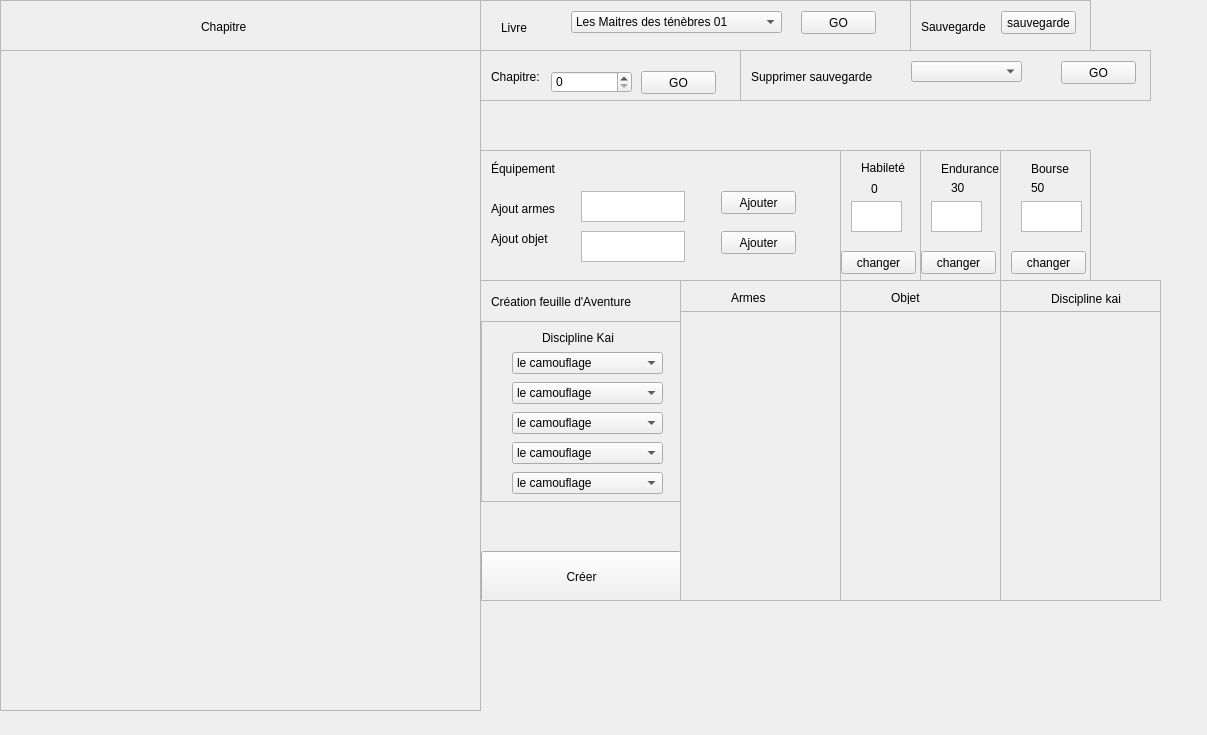
<?xml version="1.0" encoding="UTF-8"?>
<ui version="4.0">
 <class>MainWindow</class>
 <widget class="QMainWindow" name="MainWindow">
  <property name="geometry">
   <rect>
    <x>0</x>
    <y>0</y>
    <width>1207</width>
    <height>735</height>
   </rect>
  </property>
  <property name="windowTitle">
   <string>MainWindow</string>
  </property>
  <widget class="QWidget" name="centralwidget">
   <widget class="QScrollArea" name="chapitre">
    <property name="geometry">
     <rect>
      <x>480</x>
      <y>50</y>
      <width>261</width>
      <height>51</height>
     </rect>
    </property>
    <property name="widgetResizable">
     <bool>true</bool>
    </property>
    <widget class="QWidget" name="scrollAreaWidgetContents">
     <property name="geometry">
      <rect>
       <x>0</x>
       <y>0</y>
       <width>259</width>
       <height>49</height>
      </rect>
     </property>
     <widget class="QPushButton" name="buttonChapitre">
      <property name="geometry">
       <rect>
        <x>160</x>
        <y>20</y>
        <width>75</width>
        <height>23</height>
       </rect>
      </property>
      <property name="text">
       <string>GO</string>
      </property>
     </widget>
     <widget class="QLabel" name="label">
      <property name="geometry">
       <rect>
        <x>10</x>
        <y>10</y>
        <width>71</width>
        <height>31</height>
       </rect>
      </property>
      <property name="text">
       <string>Chapitre:</string>
      </property>
     </widget>
     <widget class="QSpinBox" name="chapitreNum">
      <property name="geometry">
       <rect>
        <x>70</x>
        <y>20</y>
        <width>81</width>
        <height>22</height>
       </rect>
      </property>
      <property name="maximum">
       <number>10000</number>
      </property>
     </widget>
    </widget>
   </widget>
   <widget class="QScrollArea" name="sauvegarde">
    <property name="geometry">
     <rect>
      <x>910</x>
      <y>0</y>
      <width>181</width>
      <height>51</height>
     </rect>
    </property>
    <property name="widgetResizable">
     <bool>true</bool>
    </property>
    <widget class="QWidget" name="scrollAreaWidgetContents_2">
     <property name="geometry">
      <rect>
       <x>0</x>
       <y>0</y>
       <width>179</width>
       <height>49</height>
      </rect>
     </property>
     <widget class="QPushButton" name="buttonSauvegarde">
      <property name="geometry">
       <rect>
        <x>90</x>
        <y>10</y>
        <width>75</width>
        <height>23</height>
       </rect>
      </property>
      <property name="text">
       <string>sauvegarde</string>
      </property>
     </widget>
     <widget class="QLabel" name="label_4">
      <property name="geometry">
       <rect>
        <x>10</x>
        <y>10</y>
        <width>71</width>
        <height>31</height>
       </rect>
      </property>
      <property name="text">
       <string>Sauvegarde</string>
      </property>
     </widget>
    </widget>
   </widget>
   <widget class="QScrollArea" name="chapitre_2">
    <property name="geometry">
     <rect>
      <x>480</x>
      <y>0</y>
      <width>431</width>
      <height>51</height>
     </rect>
    </property>
    <property name="widgetResizable">
     <bool>true</bool>
    </property>
    <widget class="QWidget" name="scrollAreaWidgetContents_3">
     <property name="geometry">
      <rect>
       <x>0</x>
       <y>0</y>
       <width>429</width>
       <height>49</height>
      </rect>
     </property>
     <widget class="QPushButton" name="buttonLivre">
      <property name="geometry">
       <rect>
        <x>320</x>
        <y>10</y>
        <width>75</width>
        <height>23</height>
       </rect>
      </property>
      <property name="text">
       <string>GO</string>
      </property>
     </widget>
     <widget class="QLabel" name="label_5">
      <property name="geometry">
       <rect>
        <x>20</x>
        <y>20</y>
        <width>47</width>
        <height>13</height>
       </rect>
      </property>
      <property name="text">
       <string>Livre</string>
      </property>
     </widget>
     <widget class="QComboBox" name="comboBoxLivre">
      <property name="geometry">
       <rect>
        <x>90</x>
        <y>10</y>
        <width>211</width>
        <height>22</height>
       </rect>
      </property>
      <item>
       <property name="text">
        <string>Les Maitres des ténèbres 01</string>
       </property>
      </item>
     </widget>
    </widget>
   </widget>
   <widget class="QScrollArea" name="chapitre_3">
    <property name="geometry">
     <rect>
      <x>740</x>
      <y>50</y>
      <width>411</width>
      <height>51</height>
     </rect>
    </property>
    <property name="widgetResizable">
     <bool>true</bool>
    </property>
    <widget class="QWidget" name="scrollAreaWidgetContents_4">
     <property name="geometry">
      <rect>
       <x>0</x>
       <y>0</y>
       <width>409</width>
       <height>49</height>
      </rect>
     </property>
     <widget class="QPushButton" name="buttonSuppSauvegarde">
      <property name="geometry">
       <rect>
        <x>320</x>
        <y>10</y>
        <width>75</width>
        <height>23</height>
       </rect>
      </property>
      <property name="text">
       <string>GO</string>
      </property>
     </widget>
     <widget class="QLabel" name="label_6">
      <property name="geometry">
       <rect>
        <x>10</x>
        <y>10</y>
        <width>131</width>
        <height>31</height>
       </rect>
      </property>
      <property name="text">
       <string>Supprimer sauvegarde</string>
      </property>
     </widget>
     <widget class="QComboBox" name="comboBoxSuppSauvegarde">
      <property name="geometry">
       <rect>
        <x>170</x>
        <y>10</y>
        <width>111</width>
        <height>21</height>
       </rect>
      </property>
     </widget>
    </widget>
   </widget>
   <widget class="QPlainTextEdit" name="plainTextEdit">
    <property name="enabled">
     <bool>false</bool>
    </property>
    <property name="geometry">
     <rect>
      <x>0</x>
      <y>50</y>
      <width>481</width>
      <height>661</height>
     </rect>
    </property>
    <property name="plainText">
     <string/>
    </property>
   </widget>
   <widget class="QScrollArea" name="scrollArea">
    <property name="geometry">
     <rect>
      <x>0</x>
      <y>0</y>
      <width>481</width>
      <height>51</height>
     </rect>
    </property>
    <property name="widgetResizable">
     <bool>true</bool>
    </property>
    <widget class="QWidget" name="scrollAreaWidgetContents_5">
     <property name="geometry">
      <rect>
       <x>0</x>
       <y>0</y>
       <width>479</width>
       <height>49</height>
      </rect>
     </property>
     <widget class="QLabel" name="label_8">
      <property name="geometry">
       <rect>
        <x>200</x>
        <y>0</y>
        <width>61</width>
        <height>51</height>
       </rect>
      </property>
      <property name="text">
       <string>Chapitre</string>
      </property>
     </widget>
    </widget>
   </widget>
   <widget class="QScrollArea" name="scrollArea_2">
    <property name="geometry">
     <rect>
      <x>480</x>
      <y>280</y>
      <width>201</width>
      <height>321</height>
     </rect>
    </property>
    <property name="widgetResizable">
     <bool>true</bool>
    </property>
    <widget class="QWidget" name="scrollAreaWidgetContents_7">
     <property name="geometry">
      <rect>
       <x>0</x>
       <y>0</y>
       <width>199</width>
       <height>319</height>
      </rect>
     </property>
     <widget class="QLabel" name="label_2">
      <property name="geometry">
       <rect>
        <x>10</x>
        <y>0</y>
        <width>161</width>
        <height>41</height>
       </rect>
      </property>
      <property name="text">
       <string>Création feuille d'Aventure</string>
      </property>
     </widget>
     <widget class="QScrollArea" name="scrollArea_3">
      <property name="geometry">
       <rect>
        <x>0</x>
        <y>40</y>
        <width>201</width>
        <height>181</height>
       </rect>
      </property>
      <property name="widgetResizable">
       <bool>true</bool>
      </property>
      <widget class="QWidget" name="scrollAreaWidgetContents_8">
       <property name="geometry">
        <rect>
         <x>0</x>
         <y>0</y>
         <width>199</width>
         <height>179</height>
        </rect>
       </property>
       <widget class="QLabel" name="label_3">
        <property name="geometry">
         <rect>
          <x>60</x>
          <y>0</y>
          <width>131</width>
          <height>31</height>
         </rect>
        </property>
        <property name="text">
         <string>Discipline Kai</string>
        </property>
       </widget>
       <widget class="QComboBox" name="comboBoxDiscipline1">
        <property name="geometry">
         <rect>
          <x>30</x>
          <y>30</y>
          <width>151</width>
          <height>22</height>
         </rect>
        </property>
        <item>
         <property name="text">
          <string>le camouflage</string>
         </property>
        </item>
        <item>
         <property name="text">
          <string>la chasse</string>
         </property>
        </item>
        <item>
         <property name="text">
          <string>le sixieme sens</string>
         </property>
        </item>
        <item>
         <property name="text">
          <string>orientation</string>
         </property>
        </item>
        <item>
         <property name="text">
          <string>guerison</string>
         </property>
        </item>
        <item>
         <property name="text">
          <string>maitre des armes</string>
         </property>
        </item>
       </widget>
       <widget class="QComboBox" name="comboBoxDiscipline2">
        <property name="geometry">
         <rect>
          <x>30</x>
          <y>60</y>
          <width>151</width>
          <height>22</height>
         </rect>
        </property>
        <item>
         <property name="text">
          <string>le camouflage</string>
         </property>
        </item>
        <item>
         <property name="text">
          <string>la chasse</string>
         </property>
        </item>
        <item>
         <property name="text">
          <string>le sixieme sens</string>
         </property>
        </item>
        <item>
         <property name="text">
          <string>orientation</string>
         </property>
        </item>
        <item>
         <property name="text">
          <string>guerison</string>
         </property>
        </item>
        <item>
         <property name="text">
          <string>maitre des armes</string>
         </property>
        </item>
       </widget>
       <widget class="QComboBox" name="comboBoxDiscipline3">
        <property name="geometry">
         <rect>
          <x>30</x>
          <y>90</y>
          <width>151</width>
          <height>22</height>
         </rect>
        </property>
        <item>
         <property name="text">
          <string>le camouflage</string>
         </property>
        </item>
        <item>
         <property name="text">
          <string>la Chasse</string>
         </property>
        </item>
        <item>
         <property name="text">
          <string>le sixieme sens</string>
         </property>
        </item>
        <item>
         <property name="text">
          <string>orientation</string>
         </property>
        </item>
        <item>
         <property name="text">
          <string>guerison</string>
         </property>
        </item>
        <item>
         <property name="text">
          <string>maitre des armes</string>
         </property>
        </item>
       </widget>
       <widget class="QComboBox" name="comboBoxDiscipline4">
        <property name="geometry">
         <rect>
          <x>30</x>
          <y>120</y>
          <width>151</width>
          <height>22</height>
         </rect>
        </property>
        <item>
         <property name="text">
          <string>le camouflage</string>
         </property>
        </item>
        <item>
         <property name="text">
          <string>la chasse</string>
         </property>
        </item>
        <item>
         <property name="text">
          <string>le sixieme sens</string>
         </property>
        </item>
        <item>
         <property name="text">
          <string>orientation</string>
         </property>
        </item>
        <item>
         <property name="text">
          <string>guerison</string>
         </property>
        </item>
        <item>
         <property name="text">
          <string>maitre des armes</string>
         </property>
        </item>
       </widget>
       <widget class="QComboBox" name="comboBoxDiscipline5">
        <property name="geometry">
         <rect>
          <x>30</x>
          <y>150</y>
          <width>151</width>
          <height>22</height>
         </rect>
        </property>
        <item>
         <property name="text">
          <string>le camouflage</string>
         </property>
        </item>
        <item>
         <property name="text">
          <string>la chasse</string>
         </property>
        </item>
        <item>
         <property name="text">
          <string>le sixieme sens</string>
         </property>
        </item>
        <item>
         <property name="text">
          <string>orientation</string>
         </property>
        </item>
        <item>
         <property name="text">
          <string>guerison</string>
         </property>
        </item>
        <item>
         <property name="text">
          <string>maitre des armes</string>
         </property>
        </item>
       </widget>
      </widget>
     </widget>
     <widget class="QPushButton" name="ButtonFeuille">
      <property name="geometry">
       <rect>
        <x>0</x>
        <y>270</y>
        <width>201</width>
        <height>51</height>
       </rect>
      </property>
      <property name="text">
       <string>Créer</string>
      </property>
     </widget>
    </widget>
   </widget>
   <widget class="QScrollArea" name="scrollArea_10">
    <property name="geometry">
     <rect>
      <x>1000</x>
      <y>150</y>
      <width>91</width>
      <height>131</height>
     </rect>
    </property>
    <property name="widgetResizable">
     <bool>true</bool>
    </property>
    <widget class="QWidget" name="scrollAreaWidgetContents_15">
     <property name="geometry">
      <rect>
       <x>0</x>
       <y>0</y>
       <width>89</width>
       <height>129</height>
      </rect>
     </property>
     <widget class="QLabel" name="label_17">
      <property name="geometry">
       <rect>
        <x>30</x>
        <y>10</y>
        <width>151</width>
        <height>16</height>
       </rect>
      </property>
      <property name="text">
       <string>Bourse</string>
      </property>
     </widget>
     <widget class="QLabel" name="Bourse">
      <property name="geometry">
       <rect>
        <x>30</x>
        <y>30</y>
        <width>47</width>
        <height>13</height>
       </rect>
      </property>
      <property name="text">
       <string>50</string>
      </property>
     </widget>
     <widget class="QPushButton" name="pushButton_3">
      <property name="geometry">
       <rect>
        <x>10</x>
        <y>100</y>
        <width>75</width>
        <height>23</height>
       </rect>
      </property>
      <property name="text">
       <string>changer</string>
      </property>
     </widget>
     <widget class="QPlainTextEdit" name="plainTextEditBoursesweesfd">
      <property name="geometry">
       <rect>
        <x>20</x>
        <y>50</y>
        <width>61</width>
        <height>31</height>
       </rect>
      </property>
     </widget>
    </widget>
   </widget>
   <widget class="QScrollArea" name="scrollArea_8">
    <property name="geometry">
     <rect>
      <x>840</x>
      <y>150</y>
      <width>81</width>
      <height>131</height>
     </rect>
    </property>
    <property name="widgetResizable">
     <bool>true</bool>
    </property>
    <widget class="QWidget" name="scrollAreaWidgetContents_13">
     <property name="geometry">
      <rect>
       <x>0</x>
       <y>0</y>
       <width>79</width>
       <height>129</height>
      </rect>
     </property>
     <widget class="QLabel" name="label_20">
      <property name="geometry">
       <rect>
        <x>20</x>
        <y>10</y>
        <width>47</width>
        <height>13</height>
       </rect>
      </property>
      <property name="text">
       <string>Habileté</string>
      </property>
     </widget>
     <widget class="QLabel" name="Habilete">
      <property name="geometry">
       <rect>
        <x>30</x>
        <y>30</y>
        <width>21</width>
        <height>16</height>
       </rect>
      </property>
      <property name="text">
       <string>0</string>
      </property>
     </widget>
     <widget class="QPushButton" name="pushButton">
      <property name="geometry">
       <rect>
        <x>0</x>
        <y>100</y>
        <width>75</width>
        <height>23</height>
       </rect>
      </property>
      <property name="text">
       <string>changer</string>
      </property>
     </widget>
     <widget class="QPlainTextEdit" name="plainTextEditHabilete">
      <property name="geometry">
       <rect>
        <x>10</x>
        <y>50</y>
        <width>51</width>
        <height>31</height>
       </rect>
      </property>
     </widget>
    </widget>
   </widget>
   <widget class="QScrollArea" name="scrollArea_9">
    <property name="geometry">
     <rect>
      <x>920</x>
      <y>150</y>
      <width>81</width>
      <height>131</height>
     </rect>
    </property>
    <property name="widgetResizable">
     <bool>true</bool>
    </property>
    <widget class="QWidget" name="scrollAreaWidgetContents_14">
     <property name="geometry">
      <rect>
       <x>0</x>
       <y>0</y>
       <width>79</width>
       <height>129</height>
      </rect>
     </property>
     <widget class="QLabel" name="label_21">
      <property name="geometry">
       <rect>
        <x>20</x>
        <y>10</y>
        <width>61</width>
        <height>16</height>
       </rect>
      </property>
      <property name="text">
       <string>Endurance</string>
      </property>
     </widget>
     <widget class="QLabel" name="Endurance">
      <property name="geometry">
       <rect>
        <x>30</x>
        <y>30</y>
        <width>47</width>
        <height>13</height>
       </rect>
      </property>
      <property name="text">
       <string>30</string>
      </property>
     </widget>
     <widget class="QPushButton" name="pushButton_2">
      <property name="geometry">
       <rect>
        <x>0</x>
        <y>100</y>
        <width>75</width>
        <height>23</height>
       </rect>
      </property>
      <property name="text">
       <string>changer</string>
      </property>
     </widget>
     <widget class="QPlainTextEdit" name="plainTextEditEndurance">
      <property name="geometry">
       <rect>
        <x>10</x>
        <y>50</y>
        <width>51</width>
        <height>31</height>
       </rect>
      </property>
     </widget>
    </widget>
   </widget>
   <widget class="QScrollArea" name="scrollArea_5">
    <property name="geometry">
     <rect>
      <x>480</x>
      <y>150</y>
      <width>361</width>
      <height>131</height>
     </rect>
    </property>
    <property name="widgetResizable">
     <bool>true</bool>
    </property>
    <widget class="QWidget" name="scrollAreaWidgetContents_10">
     <property name="geometry">
      <rect>
       <x>0</x>
       <y>0</y>
       <width>359</width>
       <height>129</height>
      </rect>
     </property>
     <widget class="QLabel" name="label_11">
      <property name="geometry">
       <rect>
        <x>10</x>
        <y>10</y>
        <width>91</width>
        <height>16</height>
       </rect>
      </property>
      <property name="text">
       <string>Équipement</string>
      </property>
     </widget>
     <widget class="QLabel" name="label_14">
      <property name="geometry">
       <rect>
        <x>10</x>
        <y>50</y>
        <width>71</width>
        <height>16</height>
       </rect>
      </property>
      <property name="text">
       <string>Ajout armes</string>
      </property>
     </widget>
     <widget class="QLabel" name="label_15">
      <property name="geometry">
       <rect>
        <x>10</x>
        <y>80</y>
        <width>71</width>
        <height>16</height>
       </rect>
      </property>
      <property name="text">
       <string>Ajout objet</string>
      </property>
     </widget>
     <widget class="QPlainTextEdit" name="plainTextEditAjoutArmes">
      <property name="geometry">
       <rect>
        <x>100</x>
        <y>40</y>
        <width>104</width>
        <height>31</height>
       </rect>
      </property>
     </widget>
     <widget class="QPlainTextEdit" name="plainTextEditAjoutObjet">
      <property name="geometry">
       <rect>
        <x>100</x>
        <y>80</y>
        <width>104</width>
        <height>31</height>
       </rect>
      </property>
     </widget>
     <widget class="QPushButton" name="ButtonArmes">
      <property name="geometry">
       <rect>
        <x>240</x>
        <y>40</y>
        <width>75</width>
        <height>23</height>
       </rect>
      </property>
      <property name="text">
       <string>Ajouter</string>
      </property>
     </widget>
     <widget class="QPushButton" name="ButtonObjet">
      <property name="geometry">
       <rect>
        <x>240</x>
        <y>80</y>
        <width>75</width>
        <height>23</height>
       </rect>
      </property>
      <property name="text">
       <string>Ajouter</string>
      </property>
     </widget>
    </widget>
   </widget>
   <widget class="QScrollArea" name="scrollArea_6">
    <property name="geometry">
     <rect>
      <x>680</x>
      <y>280</y>
      <width>161</width>
      <height>321</height>
     </rect>
    </property>
    <property name="widgetResizable">
     <bool>true</bool>
    </property>
    <widget class="QWidget" name="scrollAreaWidgetContents_11">
     <property name="geometry">
      <rect>
       <x>0</x>
       <y>0</y>
       <width>159</width>
       <height>319</height>
      </rect>
     </property>
     <widget class="QLabel" name="label_16">
      <property name="geometry">
       <rect>
        <x>50</x>
        <y>10</y>
        <width>47</width>
        <height>13</height>
       </rect>
      </property>
      <property name="text">
       <string>Armes</string>
      </property>
     </widget>
     <widget class="QPlainTextEdit" name="plainTextEditArmes">
      <property name="enabled">
       <bool>false</bool>
      </property>
      <property name="geometry">
       <rect>
        <x>-7</x>
        <y>30</y>
        <width>171</width>
        <height>291</height>
       </rect>
      </property>
     </widget>
    </widget>
   </widget>
   <widget class="QScrollArea" name="scrollArea_7">
    <property name="geometry">
     <rect>
      <x>840</x>
      <y>280</y>
      <width>161</width>
      <height>321</height>
     </rect>
    </property>
    <property name="widgetResizable">
     <bool>true</bool>
    </property>
    <widget class="QWidget" name="scrollAreaWidgetContents_12">
     <property name="geometry">
      <rect>
       <x>0</x>
       <y>0</y>
       <width>159</width>
       <height>319</height>
      </rect>
     </property>
     <widget class="QLabel" name="label_18">
      <property name="geometry">
       <rect>
        <x>50</x>
        <y>10</y>
        <width>47</width>
        <height>13</height>
       </rect>
      </property>
      <property name="text">
       <string>Objet</string>
      </property>
     </widget>
     <widget class="QPlainTextEdit" name="plainTextEditObjet">
      <property name="enabled">
       <bool>false</bool>
      </property>
      <property name="geometry">
       <rect>
        <x>-7</x>
        <y>30</y>
        <width>171</width>
        <height>291</height>
       </rect>
      </property>
     </widget>
    </widget>
   </widget>
   <widget class="QScrollArea" name="scrollArea_11">
    <property name="geometry">
     <rect>
      <x>1000</x>
      <y>280</y>
      <width>161</width>
      <height>321</height>
     </rect>
    </property>
    <property name="widgetResizable">
     <bool>true</bool>
    </property>
    <widget class="QWidget" name="scrollAreaWidgetContents_16">
     <property name="geometry">
      <rect>
       <x>0</x>
       <y>0</y>
       <width>159</width>
       <height>319</height>
      </rect>
     </property>
     <widget class="QLabel" name="label_19">
      <property name="geometry">
       <rect>
        <x>50</x>
        <y>10</y>
        <width>71</width>
        <height>16</height>
       </rect>
      </property>
      <property name="text">
       <string>Discipline kai</string>
      </property>
     </widget>
     <widget class="QPlainTextEdit" name="plainTextEditObjetDiscipline">
      <property name="enabled">
       <bool>false</bool>
      </property>
      <property name="geometry">
       <rect>
        <x>-7</x>
        <y>30</y>
        <width>171</width>
        <height>291</height>
       </rect>
      </property>
     </widget>
    </widget>
   </widget>
  </widget>
  <widget class="QMenuBar" name="menubar">
   <property name="geometry">
    <rect>
     <x>0</x>
     <y>0</y>
     <width>1207</width>
     <height>26</height>
    </rect>
   </property>
  </widget>
 </widget>
 <resources/>
 <connections>
  <connection>
   <sender>buttonChapitre</sender>
   <signal>clicked()</signal>
   <receiver>MainWindow</receiver>
   <slot>GoChapitre()</slot>
   <hints>
    <hint type="sourcelabel">
     <x>696</x>
     <y>101</y>
    </hint>
    <hint type="destinationlabel">
     <x>1030</x>
     <y>211</y>
    </hint>
   </hints>
  </connection>
  <connection>
   <sender>chapitreNum</sender>
   <signal>valueChanged(int)</signal>
   <receiver>chapitreNum</receiver>
   <slot>selectAll()</slot>
   <hints>
    <hint type="sourcelabel">
     <x>584</x>
     <y>104</y>
    </hint>
    <hint type="destinationlabel">
     <x>584</x>
     <y>104</y>
    </hint>
   </hints>
  </connection>
  <connection>
   <sender>ButtonFeuille</sender>
   <signal>clicked()</signal>
   <receiver>MainWindow</receiver>
   <slot>FeuilleAventure()</slot>
   <hints>
    <hint type="sourcelabel">
     <x>538</x>
     <y>593</y>
    </hint>
    <hint type="destinationlabel">
     <x>1127</x>
     <y>734</y>
    </hint>
   </hints>
  </connection>
  <connection>
   <sender>ButtonArmes</sender>
   <signal>clicked()</signal>
   <receiver>MainWindow</receiver>
   <slot>AjoutArmes()</slot>
   <hints>
    <hint type="sourcelabel">
     <x>778</x>
     <y>226</y>
    </hint>
    <hint type="destinationlabel">
     <x>1187</x>
     <y>328</y>
    </hint>
   </hints>
  </connection>
  <connection>
   <sender>ButtonObjet</sender>
   <signal>clicked()</signal>
   <receiver>MainWindow</receiver>
   <slot>AjoutObjet()</slot>
   <hints>
    <hint type="sourcelabel">
     <x>755</x>
     <y>259</y>
    </hint>
    <hint type="destinationlabel">
     <x>1198</x>
     <y>400</y>
    </hint>
   </hints>
  </connection>
  <connection>
   <sender>pushButton_3</sender>
   <signal>clicked()</signal>
   <receiver>MainWindow</receiver>
   <slot>ModifBourse()</slot>
   <hints>
    <hint type="sourcelabel">
     <x>1065</x>
     <y>287</y>
    </hint>
    <hint type="destinationlabel">
     <x>1206</x>
     <y>379</y>
    </hint>
   </hints>
  </connection>
  <connection>
   <sender>pushButton_2</sender>
   <signal>clicked()</signal>
   <receiver>MainWindow</receiver>
   <slot>ModifEndurance()</slot>
   <hints>
    <hint type="sourcelabel">
     <x>949</x>
     <y>279</y>
    </hint>
    <hint type="destinationlabel">
     <x>1199</x>
     <y>365</y>
    </hint>
   </hints>
  </connection>
  <connection>
   <sender>pushButton</sender>
   <signal>clicked()</signal>
   <receiver>MainWindow</receiver>
   <slot>ModifHabilete()</slot>
   <hints>
    <hint type="sourcelabel">
     <x>892</x>
     <y>286</y>
    </hint>
    <hint type="destinationlabel">
     <x>1201</x>
     <y>299</y>
    </hint>
   </hints>
  </connection>
  <connection>
   <sender>buttonSauvegarde</sender>
   <signal>clicked()</signal>
   <receiver>MainWindow</receiver>
   <slot>Sauvegarde()</slot>
   <hints>
    <hint type="sourcelabel">
     <x>1051</x>
     <y>40</y>
    </hint>
    <hint type="destinationlabel">
     <x>1208</x>
     <y>100</y>
    </hint>
   </hints>
  </connection>
  <connection>
   <sender>buttonSuppSauvegarde</sender>
   <signal>clicked()</signal>
   <receiver>MainWindow</receiver>
   <slot>SupprimerSauvegarde()</slot>
   <hints>
    <hint type="sourcelabel">
     <x>1027</x>
     <y>91</y>
    </hint>
    <hint type="destinationlabel">
     <x>1199</x>
     <y>153</y>
    </hint>
   </hints>
  </connection>
 </connections>
 <slots>
  <signal>test()</signal>
  <slot>GoChapitre()</slot>
  <slot>ProchainChapitre()</slot>
  <slot>AjoutArmes()</slot>
  <slot>FeuilleAventure()</slot>
  <slot>AjoutObjet()</slot>
  <slot>ModifBourse()</slot>
  <slot>ModifEndurance()</slot>
  <slot>ModifHabilete()</slot>
  <slot>Sauvegarde()</slot>
  <slot>SupprimerSauvegarde()</slot>
 </slots>
</ui>
